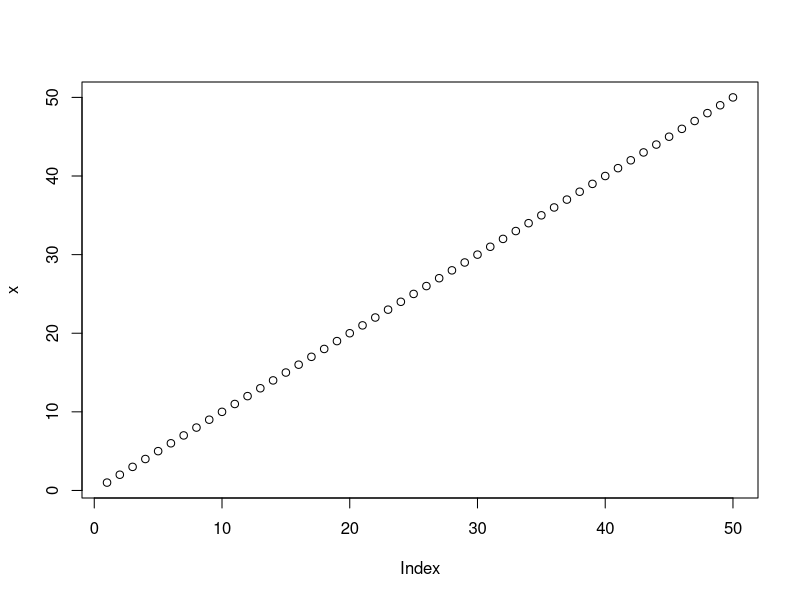
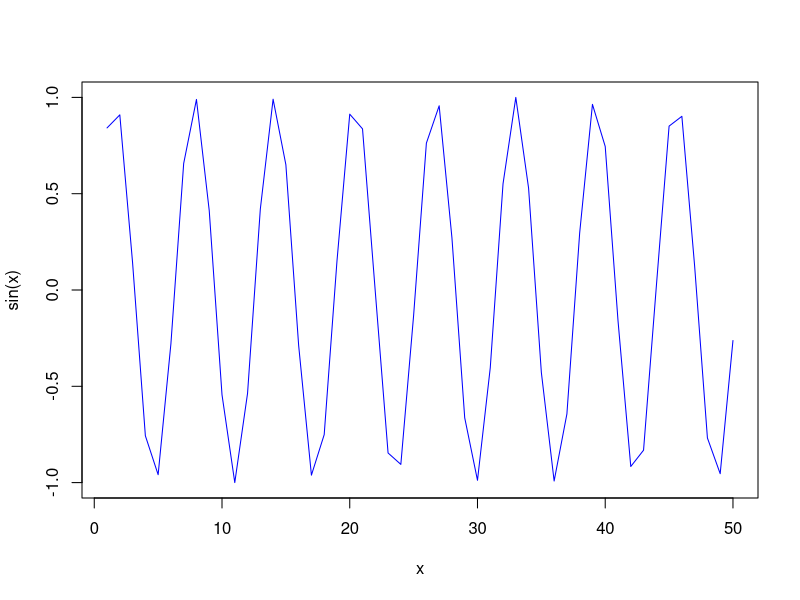
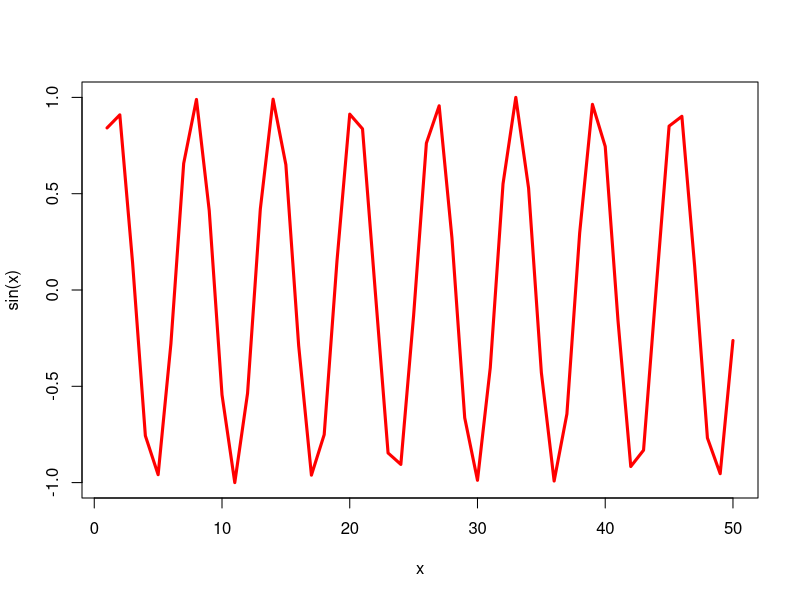

Write R code to recreate these figures, in order.
# My first Rscript 
x <- 1:50 
plot(x)

plot(x, sin(x), typ="l",col="blue")
plot(x=x, y=sin(x), typ="l",col="red", lwd=3)


